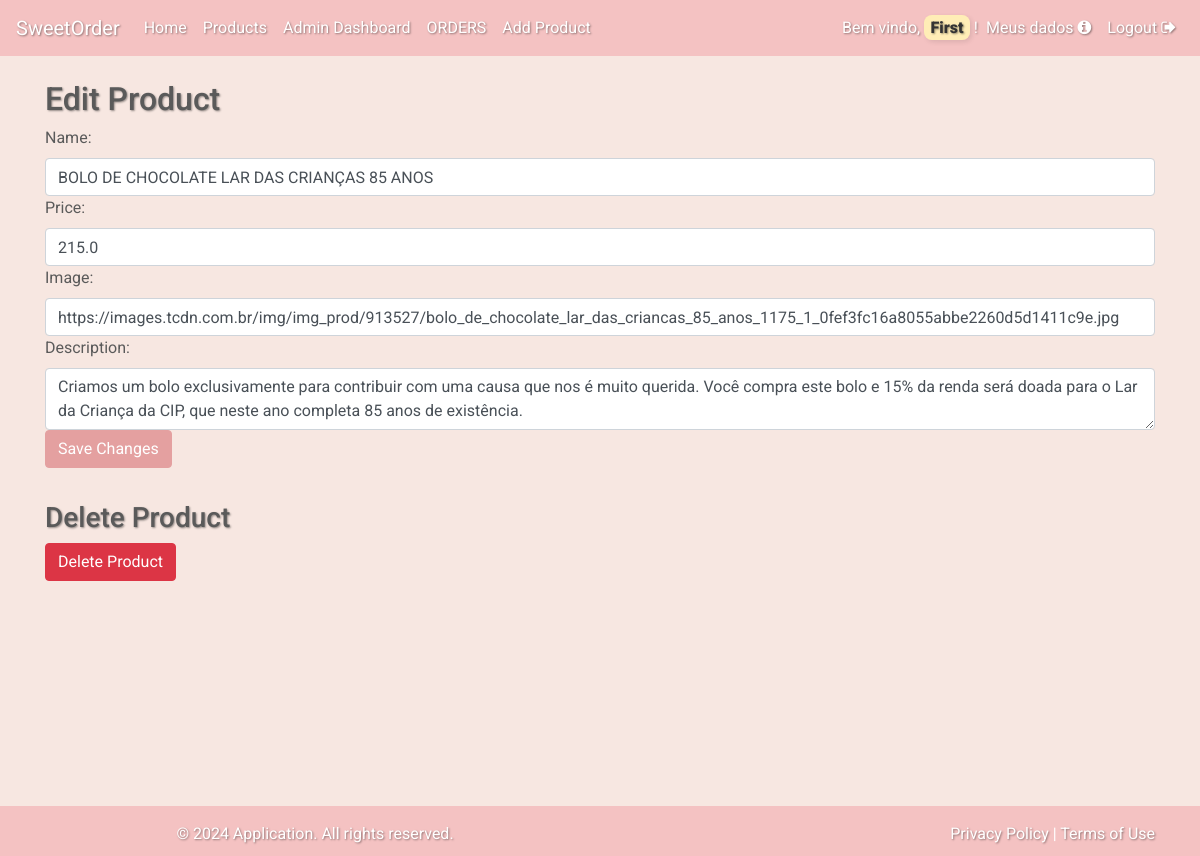
Page /Edit_Product/1 (signed in) on the committed database.
### app/models.py (models this page shows)
class User(db.Model, UserMixin):
    id = db.Column(db.Integer, primary_key=True)
    first_name = db.Column(db.String(150))
    last_name = db.Column(db.String(150))
    cpf = db.Column(db.String(12))
    email = db.Column(db.String(150), unique=True)
    password = db.Column(db.String(150))
    birth_date = db.Column(db.String(20))
    address = db.Column(db.String(250))
    phone = db.Column(db.String(12))
    admin = db.Column(db.Boolean, default=False)

class Product(db.Model):
    id = db.Column(db.Integer, primary_key=True)
    name = db.Column(db.String(100), nullable=False)
    description = db.Column(db.String(200), nullable=False)
    price = db.Column(db.Float, nullable=False)
    image = db.Column(db.String(5000), nullable=False)

### app/auth.py (the view, shortened to what this page needs)
@auth.route('/Edit_Product/<int:id>', methods=['GET', 'POST'])
@login_required
def editprod(id):
     if not current_user.admin:
        flash('Somente o administrador pode acessar esta página.', category='danger')
        return redirect(url_for('auth.products'))
     product = Product.query.get(id)
     return render_template('prod_edit.html', product=product)

### app/__init__.py (called while the page is built)
def create_app():
    app = Flask(__name__)
    app.config['SECRET_KEY'] = 'secretkey'
    app.config['SQLALCHEMY_DATABASE_URI'] = f'sqlite:///{DB_NAME}'
    db.init_app(app)
    from .views import views
    from .auth import auth
    app.register_blueprint(views, url_prefix='/')
    app.register_blueprint(auth, url_prefix='/')
    from .models import User, Product, Order
    create_database(app)
    login_manager = LoginManager()
    login_manager.login_view = 'auth.login'
    login_manager.init_app(app)
    @login_manager.user_loader
    def load_user(id):
        return User.query.get(int(id))
    return app

### app/templates/prod_edit.html (shortened to what this page needs)
{% extends "base.html" %}
{% block content %}
<h2>Edit Product</h2>
<form method="POST" class="form-horizontal">
    <label for="name">Name:</label>
    <input type="text" class="form-control" id="name" name="name" value="{{ product.name }}" required>
    <label for="price">Price:</label>
    <input type="number" class="form-control" id="price" name="price" value="{{ product.price }}" required>
    <label for="name">Image:</label>
    <input type="text" class="form-control" id="image" name="image" value="{{ product.image }}" required>
    <label for="description">Description:</label>
    <textarea class="form-control" id="description" name="description" placeholder="Insert Text" maxlength="500">{{ product.description }}</textarea>
    <button type="submit" class="btn btn-primary">Save Changes</button>
</form>
<h3>Delete Product</h3>
<form action="{{ url_for('auth.delprod', id=product.id) }}" method="POST" onsubmit="return confirm('Are you sure you want to delete this product?');">
    <button type="submit" class="btn btn-danger">Delete Product</button>
</form>
{% endblock %}

### app/templates/base.html (shortened to what this page needs)
<!doctype html>
<html lang="en">
    <head>
        <link href="https://stackpath.bootstrapcdn.com/bootstrap/4.5.2/css/bootstrap.min.css" rel="stylesheet">
        <link href="{{ url_for('static', filename='css/custom.css') }}" rel="stylesheet">
        <link href="https://cdnjs.cloudflare.com/ajax/libs/bootstrap-icons/1.5.0/font/bootstrap-icons.min.css" rel="stylesheet">
        <link href="https://cdnjs.cloudflare.com/ajax/libs/font-awesome/5.15.4/css/all.min.css" rel="stylesheet">
        <link rel="stylesheet" href="https://cdnjs.cloudflare.com/ajax/libs/font-awesome/4.7.0/css/font-awesome.min.css">
    </head>
    <body>
        <nav class="navbar navbar-expand-lg navbar-custom">
            <a class="navbar-brand">SweetOrder</a>
            <div class="collapse navbar-collapse" id="navbarNav">
                <ul class="navbar-nav mr-auto">
                    <li class="nav-item">
                        <a class="nav-link" href="{{ url_for('views.home') }}">Home</a>
                    </li>
                    <li class="nav-item">
                        <a class="nav-link" href="{{ url_for('auth.products') }}">Products</a>
                    </li>
                    {% if current_user.admin %}
                    <li class="nav-item">
                        <a class="nav-link" href="{{ url_for('auth.adm_Dashboard') }}">Admin Dashboard</a>
                    </li>
                    <li class="nav-item">
                        <a class="nav-link" href="{{ url_for('auth.admin_orders') }}">ORDERS</a>
                    </li>
                    <li class="nav-item">
                        <a class="nav-link" href="{{ url_for('auth.addprod') }}">Add Product</a>
                    </li>
                    {% endif %}
                </ul>
                <ul class="navbar-nav">
                    {% if current_user.is_authenticated %}
                    <li class="nav-item">
                        <span class="navbar-text">
                            <a>Bem vindo, <mark><b> {{ current_user.first_name }}</b></mark> !</a>
                        </span>
                    </li>
                    <li class="nav-item">
                        <a class="nav-link" href="{{ url_for('auth.update_profile') }}">Meus dados <i class="fa fa-info-circle"></i></a>
                    </li>
                    <li class="nav-item">
                        <a class="nav-link" href="{{ url_for('auth.logout') }}">Logout <i class="fa fa-sign-out"></i></a>
                    </li>
                    {% endif %}
                </ul>
            </div>
        </nav>
        <div class="d-flex flex-column min-vh-100">
            <div class="container mt-4 mb-auto">
                {% block content %}{% endblock %}
            </div>
        </div>
        <footer class="footer-custom mt-auto py-3">
            <div class="container">
                <div class="row">
                    <div class="col-md-6">
                        <p>&copy; 2024 Application. All rights reserved.</p>
                    </div>
                    <div class="col-md-6 text-right">
                        <a href="#">Privacy Policy</a> | <a href="#">Terms of Use</a>
                    </div>
                </div>
            </div>
        </footer>
    </body>
</html>

### app/static/css/custom.css (style rules this page uses)
html, body { height: 100%; margin: 0; }
.container { min-height: 100%; display: flex; flex-direction: column; }
.container .row { flex-grow: 1; }
a, h1, h2, h3, h4, h5, h6, p, th, td { text-shadow: 1px 1px 2px rgba(0, 0, 0, 0.4); }
mark { background-color: #ffedb6; color: #333; border-radius: 8px; padding: 0.2em 0.4em; box-shadow: 2px 2px 5px rgba(0, 0, 0, 0.1); font-weight: bold; }
.container { padding-bottom: 50px; }
body { font-family: 'Roboto', sans-serif; background-color: #f7e7e1; color: #5a5a5a; }
.navbar-custom { background-color: #f4c2c2; color: #ffffff; }
.navbar-custom .navbar-brand, .navbar-custom .nav-link, .navbar-custom .navbar-text { color: #ffffff; }
footer { position: relative; bottom: 0; width: 100%; height: 50px; background-color: #f8f9fa; text-align: center; padding: 10px; }
.footer-custom { background-color: #f4c2c2; color: #ffffff; padding: 20px 0; position: fixed; width: 100%; bottom: 0; }
.footer-custom a { color: #ffffff; text-decoration: none; }
.form-control { border-radius: 0.25rem; border: 1px solid #ced4da; }
.btn-primary { background-color: #e4a0a0; border-color: #e4a0a0; }

### rows in the picture
User: first_name "First"
Product: name "BOLO DE CHOCOLATE LAR DAS CRIANÇAS 85 ANOS", price "215.0", image "https://images.tcdn.com.br/img/img_prod/913527/bolo_de_chocolate_lar_das_criancas_85_anos_1175_1_0fef3fc16a8055abbe2260d5d1411c9e.jpg", description "Criamos um bolo exclusivamente para contribuir com uma causa que nos é muito querida. Você compra este bolo e 15% da renda será doada para o Lar da Criança da CIP, que neste ano completa 85 anos de existência."
